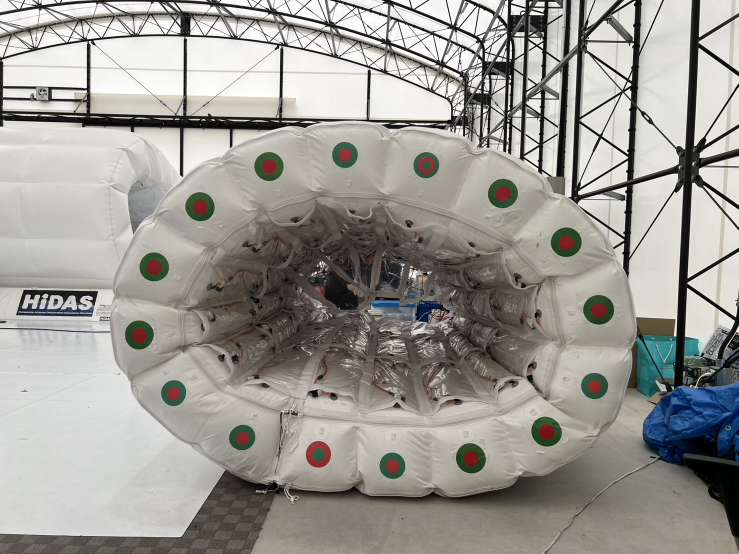
#> input picture study/q13.jpg, 1477 x 1108 px (shown at 1/2 size)
$ python testin2.py
#> lines starting #> are read from the running program, lines starting #| are printed output that depends on the picture; after the words box and inside, x2 and y2 are one past the last pixel; in counts of white or black regions, pixels touching at a corner belong together
import cv2
import numpy as np
import math

def find_circles(mask, MIN_AREA):
    contours, _ = cv2.findContours(mask, cv2.RETR_EXTERNAL, cv2.CHAIN_APPROX_SIMPLE)
    circles = []

    for cnt in contours:
        area = cv2.contourArea(cnt)
        if area < MIN_AREA:
            continue

        (x, y), r = cv2.minEnclosingCircle(cnt)
        circles.append(((int(x), int(y)), r))

    return circles


def get_color_name(hsv_pixel):
    h, s, v = hsv_pixel

    if s < 50 or v < 50:
        return "unknown"

    if (0 <= h <= 5) or (177 <= h <= 180):
        return "red"

    if 55 <= h <= 80:
        return "green"

    return "unknown"


def majority_color(colors):
    red = colors.count("red")
    green = colors.count("green")

    if red > green:
        return "red"
    elif green > red:
        return "green"
    return "unknown"


def sample_color_at_radius(hsv, center, radius):
    cx, cy = center
    height, width = hsv.shape[:2]

    angles = [0, 45, 90, 135, 180, 225, 270, 315]
    colors = []

    for deg in angles:
        rad = math.radians(deg)
        x = int(cx + math.cos(rad) * radius)
        y = int(cy + math.sin(rad) * radius)

        if 0 <= x < width and 0 <= y < height:
            colors.append(get_color_name(hsv[y, x]))

    return majority_color(colors)


def judge_marker_type(hsv, center, outer_radius):
    inner_color = sample_color_at_radius(hsv, center, outer_radius * 0.18)
    middle_color = sample_color_at_radius(hsv, center, outer_radius * 0.48)
    outer_color = sample_color_at_radius(hsv, center, outer_radius * 0.78)

    # 基準ID9：内緑・中赤・外緑
    if inner_color == "green" and middle_color == "red" and outer_color == "green":
        marker_type = 9

    # 基準ID1：内緑・外赤
    elif inner_color == "green" and outer_color == "red":
        marker_type = 1

    # 通常マーカー：内赤・外緑
    elif inner_color == "red" and outer_color == "green":
        marker_type = 0

    else:
        marker_type = -1

    return marker_type, inner_color, middle_color, outer_color


def angle_from_center(point, hid_center):
    x, y = point
    cx, cy = hid_center

    # 画像座標はy軸が下向きなので、数学座標として扱う
    return math.atan2(-(y - cy), x - cx)


def assign_ids_by_order(markers):
    if len(markers) == 0:
        return markers, None

    # HIDAS中心
    hid_cx = sum(m["center"][0] for m in markers) / len(markers)
    hid_cy = sum(m["center"][1] for m in markers) / len(markers)
    hid_center = (hid_cx, hid_cy)

    for m in markers:
        m["angle"] = angle_from_center(m["center"], hid_center)

    # 反時計回り順に並べる
    markers_sorted = sorted(markers, key=lambda m: m["angle"])

    base_index = None
    base_id = None

    # ID1を優先して基準にする
    for i, m in enumerate(markers_sorted):
        if m["type"] == 1:
            base_index = i
            base_id = 1
            break

    # ID1が見えなければID9を基準にする
    if base_index is None:
        for i, m in enumerate(markers_sorted):
            if m["type"] == 9:
                base_index = i
                base_id = 9
                break

    # ID1もID9も見えない場合
    if base_index is None:
        for m in markers_sorted:
            m["assigned_id"] = -1
        return markers_sorted, hid_center

    n = len(markers_sorted)

    for i in range(n):
        m = markers_sorted[i]

        # 検出できたID1とID9は絶対固定
        if m["type"] == 1:
            m["assigned_id"] = 1
            continue

        if m["type"] == 9:
            m["assigned_id"] = 9
            continue

        # 通常マーカーだけ円周順で補完
        offset = (i - base_index) % n
        assigned_id = ((base_id - 1 + offset) % 16) + 1
        m["assigned_id"] = assigned_id

    return markers_sorted, hid_center


# =========================
# パラメータ
# =========================
MAX_CENTER_DISTANCE = 8
RADIUS_RATIO_MIN = 0.2
RADIUS_RATIO_MAX = 0.8
MIN_AREA = 15

# =========================
# 入力画像
# =========================
input_path = "q13.jpg"
output_path = "output_marker_result.jpg"

image = cv2.imread(input_path)
#> image is the input picture: shape (1108, 1477, 3); mean B, G, R 148.4, 154.2, 156
if image is None:
    raise FileNotFoundError(f"入力画像が見つかりません: {input_path}")

hsv = cv2.cvtColor(image, cv2.COLOR_BGR2HSV)
#> hsv: shape (1108, 1477, 3); mean H, S, V 32.4, 28.1, 158.5

# 赤色マスク
red1 = cv2.inRange(hsv, (0, 100, 0), (5, 255, 255))
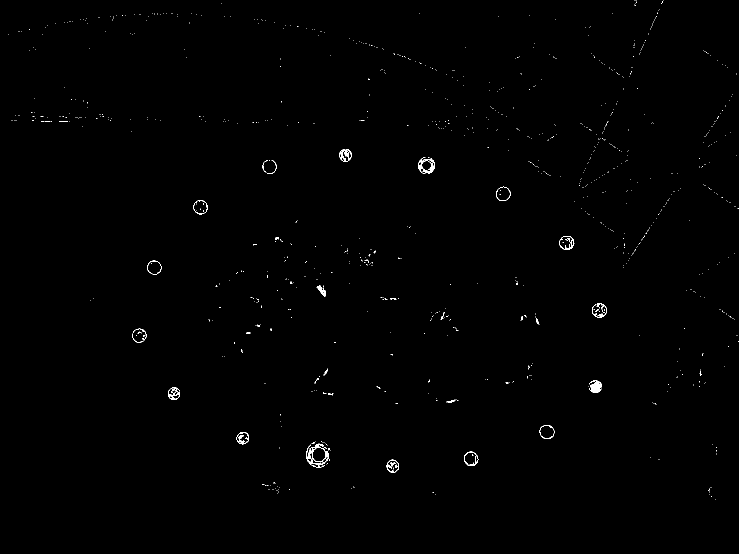
#> red1: shape (1108, 1477) (shown at 1/2 size); 0.37% white in thin lines or dots, all inside (x1, y1, x2, y2) = (16, 0, 1477, 999)
red2 = cv2.inRange(hsv, (177, 100, 0), (180, 255, 255))
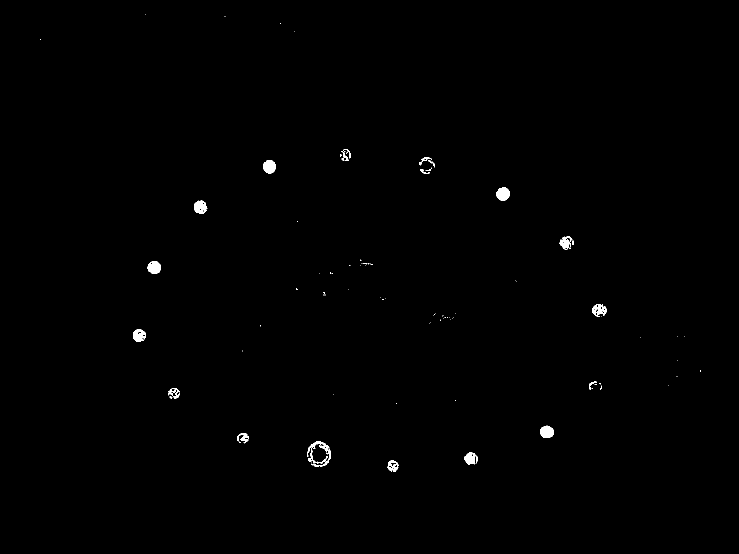
#> red2: shape (1108, 1477) (shown at 1/2 size); 0.41% white; 89 white regions (67 under 20 px), largest, box (x1, y1, x2, y2) and area: (614, 883, 662, 934) 742, (993, 374, 1020, 401) 552, (526, 320, 552, 347) 536
red_mask = cv2.bitwise_or(red1, red2)
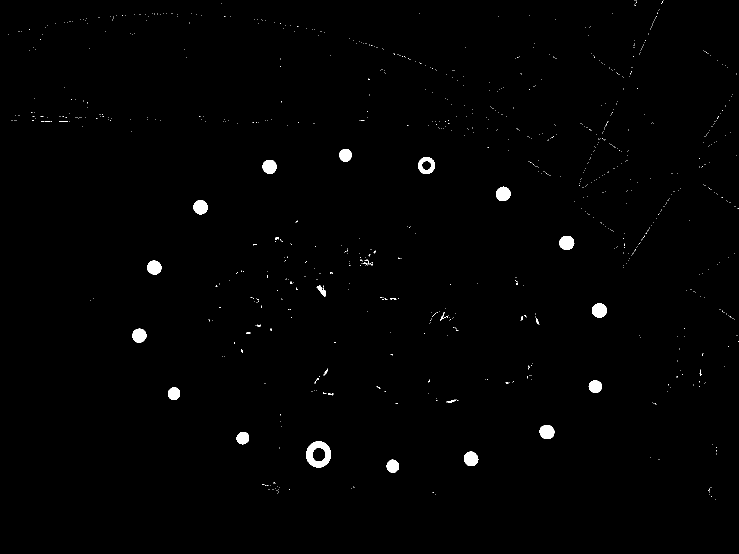
#> red_mask: shape (1108, 1477) (shown at 1/2 size); 0.78% white; 910 white regions (881 under 20 px), largest, box (x1, y1, x2, y2) and area: (612, 883, 662, 935) 1514, (1184, 606, 1214, 636) 685, (1118, 472, 1149, 500) 677

# 緑色マスク
green_mask = cv2.inRange(hsv, (55, 60, 0), (80, 255, 255))
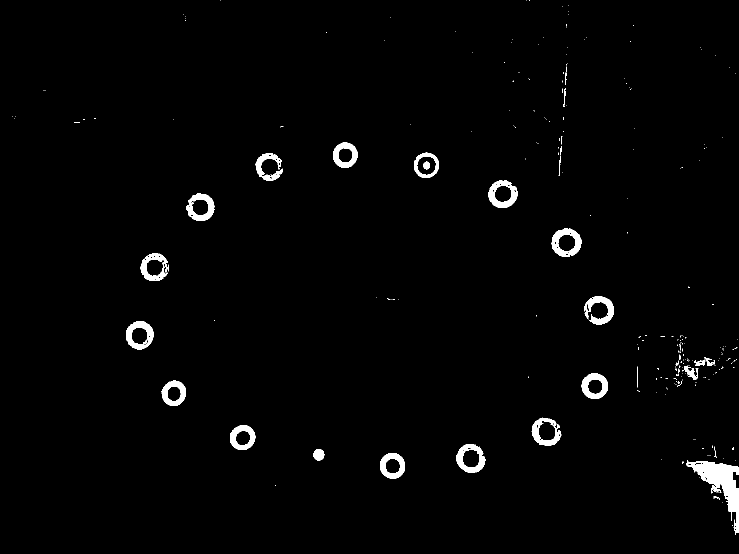
#> green_mask: shape (1108, 1477) (shown at 1/2 size); 1.8% white; 274 white regions (241 under 20 px)

red_circles = find_circles(red_mask, MIN_AREA)
#> in find_circles, `contours, _ = cv2.findContours(mask, cv2.RETR_EXTERNAL, cv2.CHAIN_APPR..`: contours = 910 contours, 891 with area under 20; largest, box (x1, y1, x2, y2) and area: (612, 883, 662, 935) 1986, (836, 314, 870, 348) 871, (1184, 606, 1214, 636) 643, (1118, 472, 1149, 500) 634, (1079, 850, 1109, 878) 633
#> the loop in find_circles, `for cnt in contours:` made 910 passes
#> (area, x, y, r) on passes 27, 31, 37: (471.5, 785, 931.9, 13.09), (613, 941.7, 917.5, 14.76), (1986.5, 636.8, 908.4, 26.14)
#> after the loop in find_circles, `for cnt in contours:`: circles = 23 items
#> red_circles = 23 items
green_circles = find_circles(green_mask, MIN_AREA)
#> in find_circles (call 2), `contours, _ = cv2.findContours(mask, cv2.RETR_EXTERNAL, cv2.CHAIN_APPR..`: contours = 273 contours, 251 with area under 20; largest, box (x1, y1, x2, y2) and area: (1373, 920, 1477, 1070) 4904, (1103, 457, 1163, 514) 2573, (913, 888, 971, 946) 2474, (977, 361, 1036, 416) 2413, (1063, 835, 1123, 891) 2390
#> the loop in find_circles (call 2), `for cnt in contours:` made 273 passes
#> (area, x, y, r) on passes 12, 19, 20: (4903.5, 1424, 993.5, 88.37), (1980, 785.1, 931.1, 25.88), (369, 637.5, 909, 11.54)
#> green_circles = 25 items

candidates = []

for center_r, r_r in red_circles:
    for center_g, r_g in green_circles:
        dist = np.linalg.norm(np.array(center_r) - np.array(center_g))

        small_r = min(r_r, r_g)
        large_r = max(r_r, r_g)
        ratio = small_r / large_r

        if dist < MAX_CENTER_DISTANCE and RADIUS_RATIO_MIN < ratio < RADIUS_RATIO_MAX:
            cx = int((center_r[0] + center_g[0]) / 2)
            cy = int((center_r[1] + center_g[1]) / 2)

            candidates.append({
                "center": (cx, cy),
                "outer_radius": large_r,
                "red": (center_r, r_r),
                "green": (center_g, r_g)
            })
#> this loop made 23 passes
#> (center_r, r_r) on passes 1 to 8: ((784, 931), 13.09), ((941, 917), 14.76), ((636, 908), 26.14), ((485, 875), 12.98), ((1093, 863), 15.12), ((902, 802), 9.22), ((661, 788), 5.1), ((347, 786), 12.66)
#> after the loop, candidates = 16 items


# 中心が近い候補は外径が大きいものだけ残す
final_candidates = []

for cand in sorted(candidates, key=lambda c: c["outer_radius"], reverse=True):
    keep = True

    for saved in final_candidates:
        d = np.linalg.norm(np.array(cand["center"]) - np.array(saved["center"]))
        if d < MAX_CENTER_DISTANCE:
            keep = False
            break

    if keep:
        final_candidates.append(cand)
#> this loop made 16 passes
#> after the loop, final_candidates = 16 items


markers = []

for cand in final_candidates:
    center = cand["center"]
    outer_radius = cand["outer_radius"]

    marker_type, inner_color, middle_color, outer_color = judge_marker_type(
        hsv, center, outer_radius
    )

    markers.append({
        "center": center,
        "outer_radius": outer_radius,
        "red": cand["red"],
        "green": cand["green"],
        "type": marker_type,
        "inner_color": inner_color,
        "middle_color": middle_color,
        "outer_color": outer_color,
        "assigned_id": -1
    })
#> this loop made 16 passes
#> outer_radius on passes 1 to 5: 30.32, 30.32, 30.01, 29.8, 29.41


# 円周順にIDを付与
markers, hid_center = assign_ids_by_order(markers)
#> the loop in assign_ids_by_order, `for m in markers:` made 16 passes
#> the loop in assign_ids_by_order, `for i, m in enumerate(markers_sorted):` made 4 passes


# =========================
# HIDAS中心を描画
# =========================
if hid_center is not None:
    hx, hy = int(hid_center[0]), int(hid_center[1])

    cv2.circle(image, (hx, hy), 7, (0, 255, 255), -1)
#> image: shape (1108, 1477, 3); 0.01% of pixels changed, all inside (x1, y1, x2, y2) = (735, 625, 750, 640)
    cv2.circle(image, (hx, hy), 12, (0, 255, 255), 2)
#> image: shape (1108, 1477, 3); mean B, G, R 148.4, 154.2, 156.1

    cv2.putText(
        image,
        "HIDAS CENTER",
        (hx + 10, hy - 10),
        cv2.FONT_HERSHEY_SIMPLEX,
        0.6,
        (0, 255, 255),
        2
    )
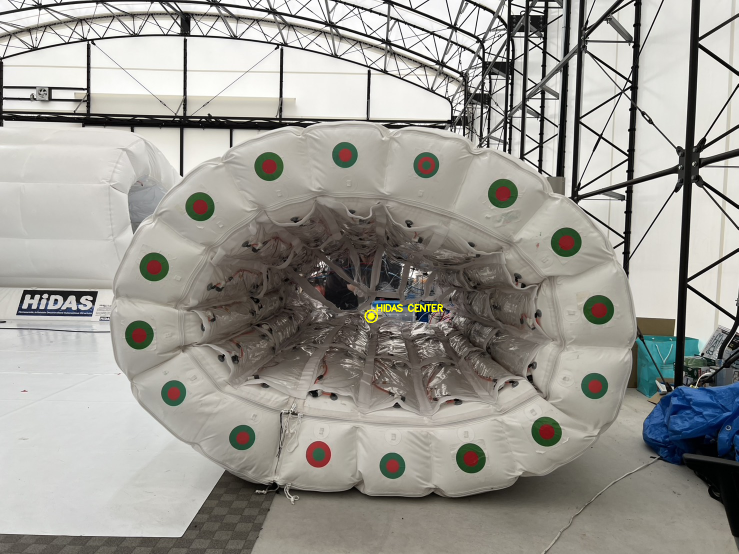
#> image: shape (1108, 1477, 3) (shown at 1/2 size); mean B, G, R 148.3, 154.3, 156.2


# =========================
# マーカー描画
# =========================
for m in markers:
    center = m["center"]
    center_r, r_r = m["red"]
    center_g, r_g = m["green"]

    cv2.circle(image, center, 4, (255, 0, 255), -1)
    cv2.circle(image, center_r, int(r_r), (0, 0, 255), 1)
    cv2.circle(image, center_g, int(r_g), (0, 255, 0), 1)

    cv2.putText(
        image,
        f"ID:{m['assigned_id']}",
        (center[0] - 25, center[1] - 20),
        cv2.FONT_HERSHEY_SIMPLEX,
        0.7,
        (255, 0, 0),
        2
    )
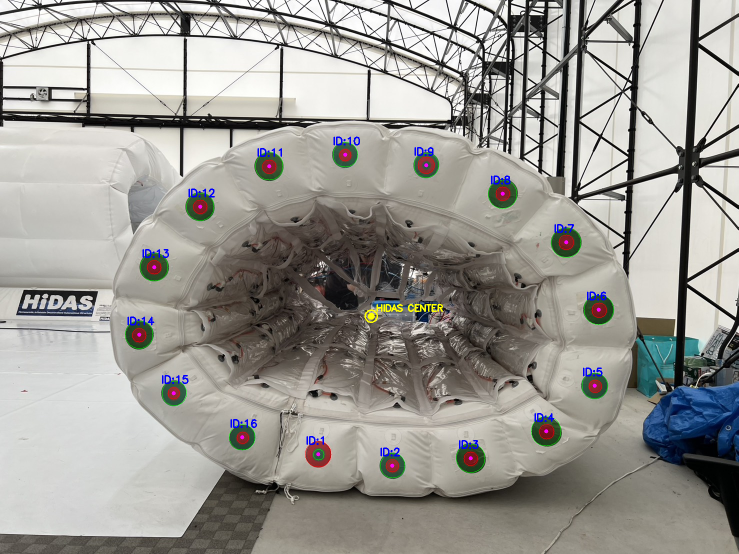
#> image: shape (1108, 1477, 3) (shown at 1/2 size); 0.6% of pixels changed, all inside (x1, y1, x2, y2) = (250, 273, 1228, 957)


# =========================
# 出力画像を保存
# =========================
cv2.imwrite(output_path, image)

print(f"検出マーカー数: {len(markers)}")
#| 検出マーカー数: 16
print(f"出力画像を保存しました: {output_path}")
